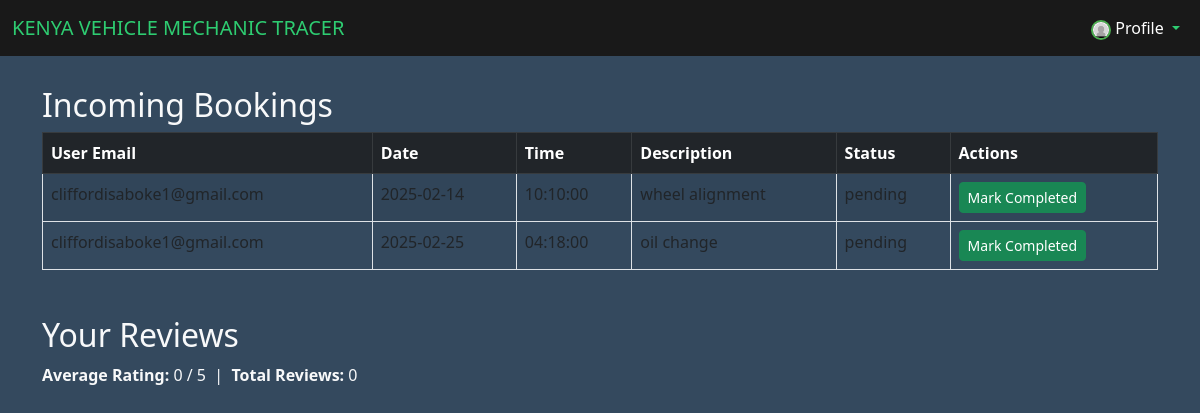
The page /loginup/mechanic_dashboard.php (signed in) on the database its author committed.
### tables this page shows
CREATE TABLE `bookings` (
  `id` int(11) NOT NULL,
  `user_email` varchar(50) NOT NULL,
  `mechanic_email` varchar(50) NOT NULL,
  `booking_date` date NOT NULL,
  `booking_time` time NOT NULL,
  `description` varchar(677) NOT NULL,
  `status` enum('pending','confirmed','cancelled','completed') NOT NULL DEFAULT 'pending',
  `created_at` timestamp NOT NULL DEFAULT current_timestamp()
);

### loginup/mechanic_dashboard.php (the view, shortened to what this page needs)
<?php
require 'db_connect.php';
$mechanic_email = $_SESSION['email'];
$queryBookings = "SELECT * FROM bookings WHERE mechanic_email = ? ORDER BY booking_date, booking_time";
$stmt = $conn->prepare($queryBookings);
$stmt->bind_param("s", $mechanic_email);
$stmt->execute();
$resultBookings = $stmt->get_result();
$queryAvg = "SELECT AVG(rating) AS avg_rating, COUNT(*) AS total_reviews FROM reviews WHERE mechanic_email = ?";
$stmtAvg = $conn->prepare($queryAvg);
$stmtAvg->bind_param("s", $mechanic_email);
$stmtAvg->execute();
$resultAvg = $stmtAvg->get_result();
$ratingData = $resultAvg->fetch_assoc();
$avg_rating = round($ratingData['avg_rating'], 1);
$total_reviews = $ratingData['total_reviews'];
?>
<!DOCTYPE html>
<html lang="en">
<head>
  <link href="https://cdn.jsdelivr.net/npm/bootstrap@5.2.0/dist/css/bootstrap.min.css" rel="stylesheet">
</head>
<body>
  <nav class="navbar navbar-expand-lg navbar-custom">
    <div class="container-fluid">
      <a class="navbar-brand" href="../index.html">KENYA VEHICLE MECHANIC TRACER</a>
      <div class="collapse navbar-collapse justify-content-end" id="navbarNavDropdown">
        <ul class="navbar-nav">
          <li class="nav-item dropdown">
            <a class="nav-link dropdown-toggle" href="#" id="navbarDropdownMenuLink" role="button" data-bs-toggle="dropdown">
              <img src="../img/profile.jpeg" alt=""class="profile-pic">
              <span style="color: white;">Profile</span>
            </a>
          </li>
        </ul>
      </div>
    </div>
  </nav>
  <div class="container my-4">
    <h2 class="section-title text-light">Incoming Bookings</h2>
    <div class="table-responsive">
      <table class="table table-bordered table-striped table-hover">
        <thead class="table-dark">
          <tr>
            <th>User Email</th>
            <th>Date</th>
            <th>Time</th>
            <th>Description</th>
            <th>Status</th>
            <th>Actions</th>
          </tr>
        </thead>
        <tbody>
          <?php while ($row = $resultBookings->fetch_assoc()) { ?>
          <tr>
            <td><?php echo htmlspecialchars($row['user_email']); ?></td>
            <td><?php echo htmlspecialchars($row['booking_date']); ?></td>
            <td><?php echo htmlspecialchars($row['booking_time']); ?></td>
            <td><?php echo htmlspecialchars($row['description']); ?></td>
            <td><?php echo htmlspecialchars($row['status'] ?? 'pending'); ?></td>
            <td>
              <a href="mark_complete.php?id=<?php echo $row['id']; ?>" class="btn btn-success btn-sm">Mark Completed</a>
            </td>
          </tr>
          <?php } ?>
        </tbody>
      </table>
    </div>
    <h2 class="section-title text-light">Your Reviews</h2>
    <div class="mb-3">
      <p class="text-light">
        <strong>Average Rating:</strong> <?php echo $avg_rating; ?> / 5 &nbsp;|&nbsp;
        <strong>Total Reviews:</strong> <?php echo $total_reviews; ?>
      </p>
    </div>
  </div>
</body>
</html>

### loginup/mechanic_dashboard.php (style rules this page uses)
body { background: #34495e; }
.navbar-custom { background: #191919; }
.navbar-custom .navbar-brand, .navbar-custom .nav-link { color: #2ecc71; }
.section-title { margin-top: 30px; }
.profile-pic { width: 20px; height: 20px; border-radius: 50%; overflow: hidden; border: 2px solid #4CAF50; transition: transform 0.3s ease; cursor: pointer; }

### rows shown on the page
bookings: user_email "cliffordisaboke1@gmail.com", booking_date "2025-02-14", booking_time "10:10:00", description "wheel alignment", status "pending"
bookings: user_email "cliffordisaboke1@gmail.com", booking_date "2025-02-25", booking_time "04:18:00", description "oil change", status "pending"

### other values the page prints
$avg_rating "0"
$total_reviews "0"
